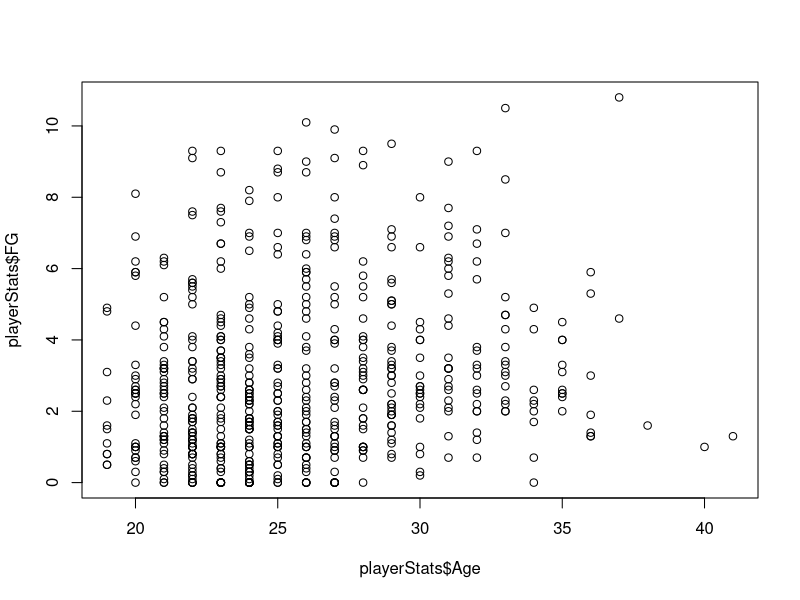
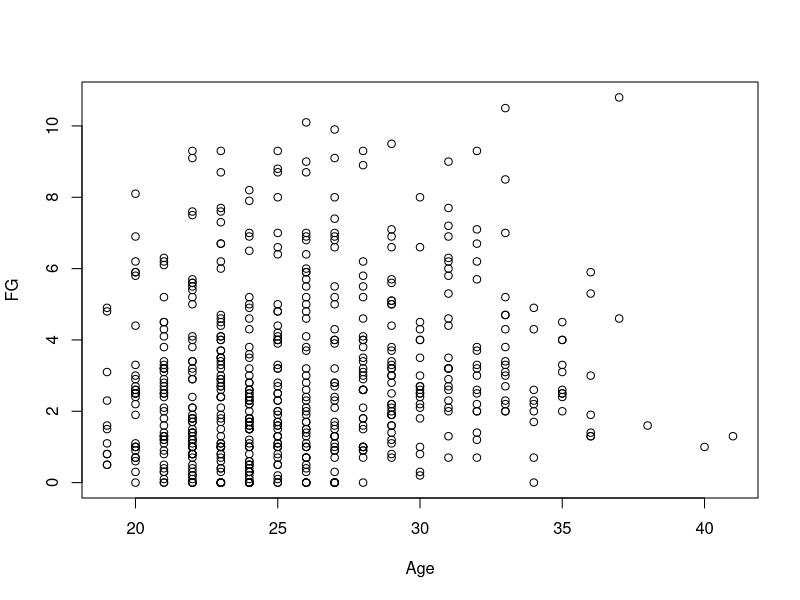
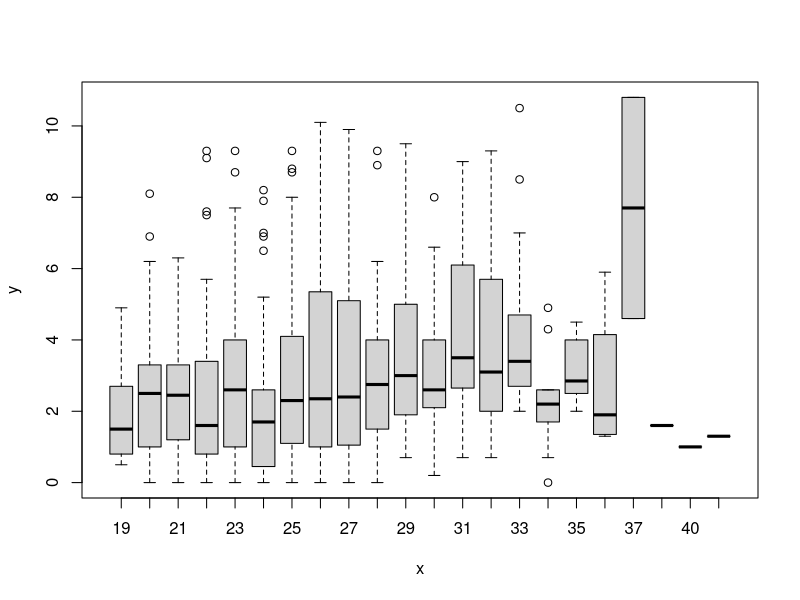
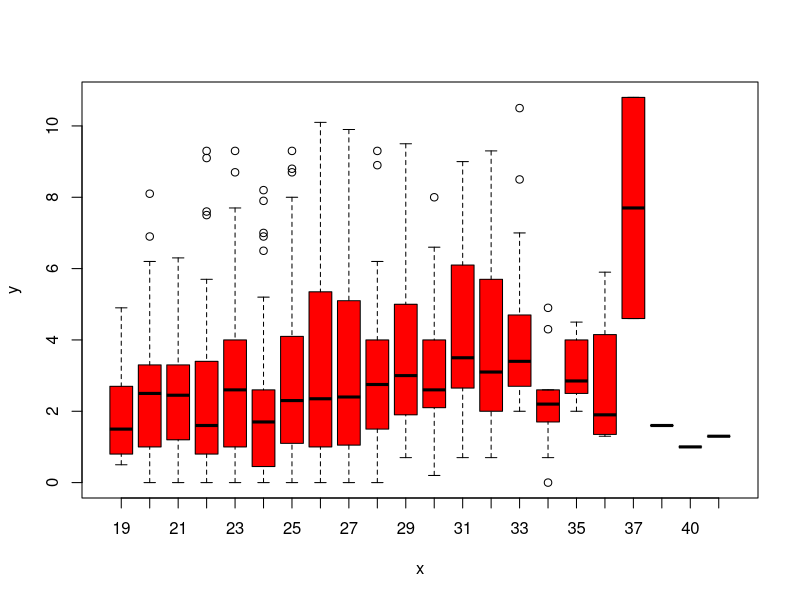
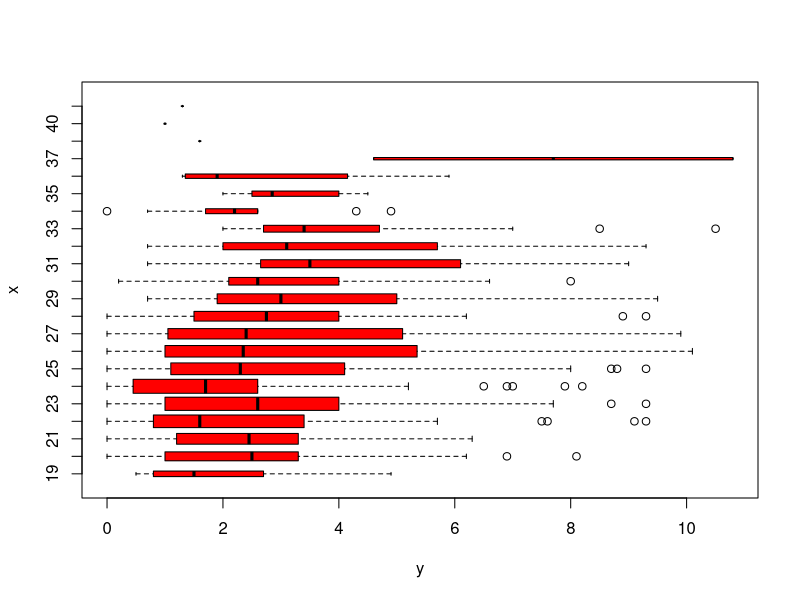
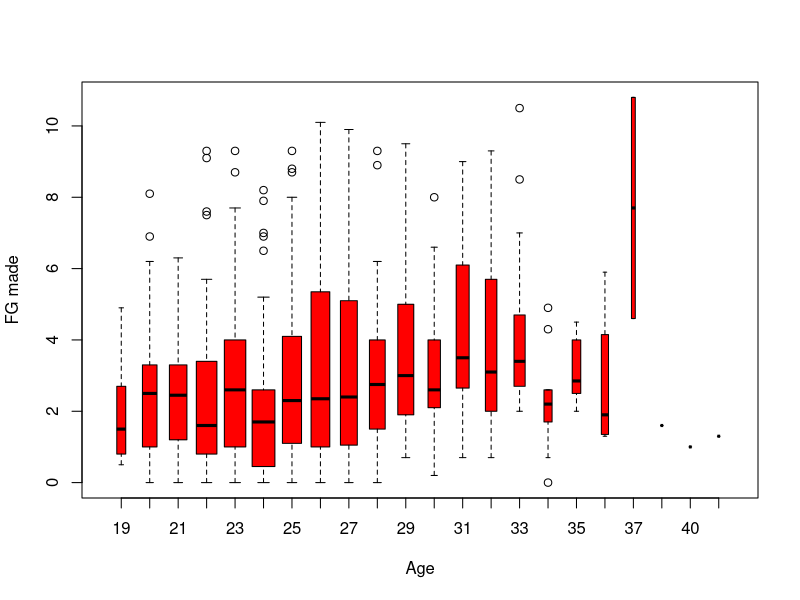
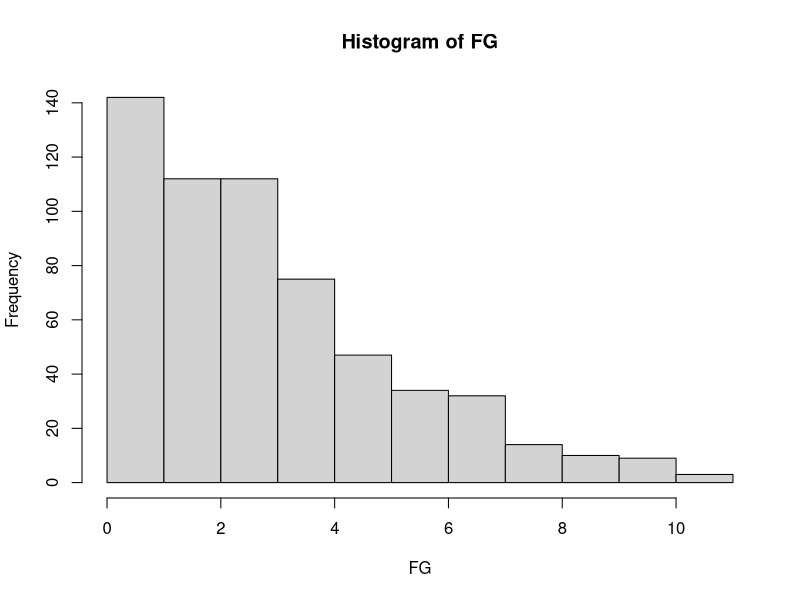
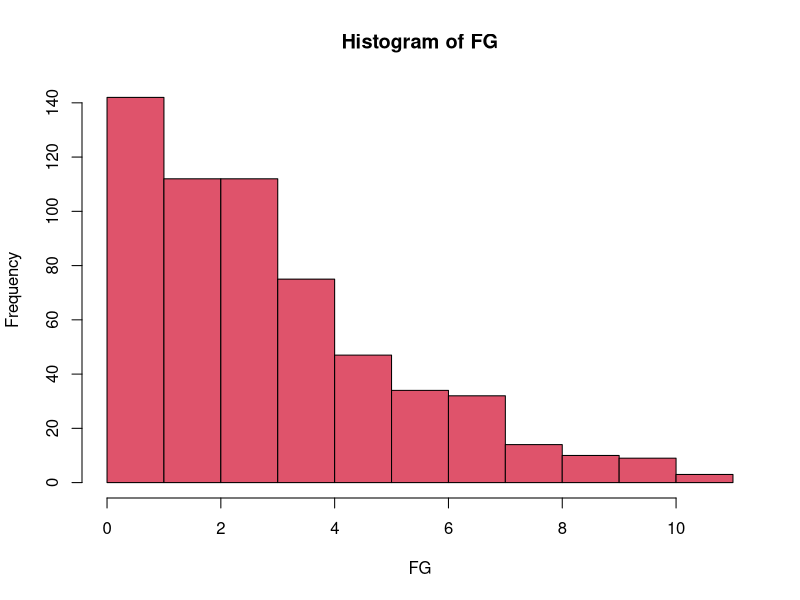

Write the R code that produced these figures, in order. (Note: this script raises an error after producing the figures.)
## Change this to fix your working cirection
setwd('/Users/jal/Desktop/IS804FinalProject')

playerStats <- read.csv(file = 'NBAPlayerStats.csv', na.strings = "?", stringsAsFactors = T)
head(playerStats)

View(playerStats)
dim(playerStats)
playerStats[1:4, ]
playerStats <- na.omit(playerStats)
dim(playerStats)
names(playerStats)


plot(playerStats$Age, playerStats$FG)
attach(playerStats)
plot(Age, FG)
###
Age <- as.factor(Age)
###
plot(Age, FG)
plot(Age, FG, col = "red")
plot(Age, FG, col = "red", varwidth = T,
     horizontal = T)
plot(Age, FG, col = "red", varwidth = T,
     xlab = "Age", ylab = "FG made")
hist(FG)
hist(FG, col = 2)
pairs(playerStats)



###pairs(
 ### ~ mpg + displacement + horsepower + weight + acceleration,
  ###data = Auto
###)
###
plot(horsepower, FG)
###
summary(playerStats)
###
summary(FG)



###


